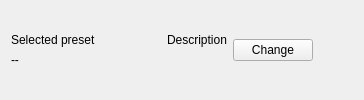
                    <widget class="QWidget" name="presetEditor">
                     <layout class="QGridLayout" name="gridLayout_3" columnstretch="1,0,0">
                      <item row="0" column="1">
                       <widget class="QPushButton" name="btnLightPreset">
                        <property name="text">
                         <string>Change</string>
                        </property>
                       </widget>
                      </item>
                      <item row="0" column="0">
                       <widget class="QFrame" name="frPresetCode">
                        <property name="frameShape">
                         <enum>QFrame::NoFrame</enum>
                        </property>
                        <layout class="QGridLayout" name="gridLayout_2">
                         <property name="margin">
                          <number>0</number>
                         </property>
                         <item row="0" column="0">
                          <widget class="QLabel" name="label_45">
                           <property name="text">
                            <string>Selected preset</string>
                           </property>
                          </widget>
                         </item>
                         <item row="1" column="0">
                          <widget class="QLabel" name="presetName">
                           <property name="sizePolicy">
                            <sizepolicy hsizetype="Fixed" vsizetype="Preferred">
                             <horstretch>0</horstretch>
                             <verstretch>0</verstretch>
                            </sizepolicy>
                           </property>
                           <property name="minimumSize">
                            <size>
                             <width>150</width>
                             <height>0</height>
                            </size>
                           </property>
                           <property name="text">
                            <string>--</string>
                           </property>
                          </widget>
                         </item>
                         <item row="1" column="1">
                          <widget class="QLabel" name="presetDescription">
                           <property name="sizePolicy">
                            <sizepolicy hsizetype="Preferred" vsizetype="Preferred">
                             <horstretch>0</horstretch>
                             <verstretch>0</verstretch>
                            </sizepolicy>
                           </property>
                           <property name="maximumSize">
                            <size>
                             <width>16777215</width>
                             <height>300</height>
                            </size>
                           </property>
                           <property name="text">
                            <string/>
                           </property>
                           <property name="wordWrap">
                            <bool>true</bool>
                           </property>
                          </widget>
                         </item>
                         <item row="0" column="1">
                          <widget class="QLabel" name="label_51">
                           <property name="text">
                            <string>Description</string>
                           </property>
                          </widget>
                         </item>
                        </layout>
                       </widget>
                      </item>
                      <item row="0" column="2">
                       <spacer name="horizontalSpacer">
                        <property name="orientation">
                         <enum>Qt::Horizontal</enum>
                        </property>
                        <property name="sizeHint" stdset="0">
                         <size>
                          <width>40</width>
                          <height>20</height>
                         </size>
                        </property>
                       </spacer>
                      </item>
                     </layout>
                    </widget>
